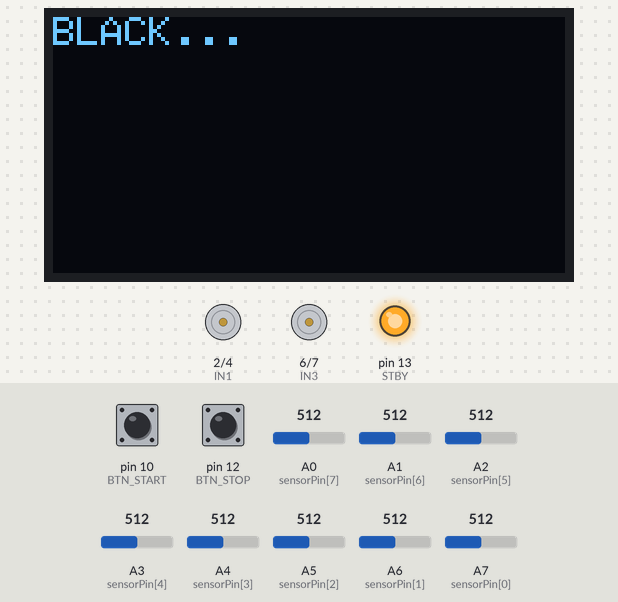
A sketch run on a simulated Arduino Nano, built with avr-gcc and run on an emulated ATmega328P. Shown: 128×64 one-colour display, motor-driver pin pairs drawn as motors (green arrow = first pin HIGH = forward, orange = second pin HIGH = backward, longer = more drive, scaled by the enable pin, stopped while the standby pin is LOW), output pins drawn as LEDs (lit = HIGH). The inputs (shaded band) are chosen by the test bench; at power-on: pin 10 (BTN_START) HIGH, A0 (sensorPin[7]) = 512, A2 (sensorPin[5]) = 512, A4 (sensorPin[3]) = 512, A7 (sensorPin[0]) = 512, pin 12 (BTN_STOP) HIGH, A1 (sensorPin[6]) = 512, A3 (sensorPin[4]) = 512, A5 (sensorPin[2]) = 512, A6 (sensorPin[1]) = 512.

Above: at 2.2 s.
At 5.3 s:
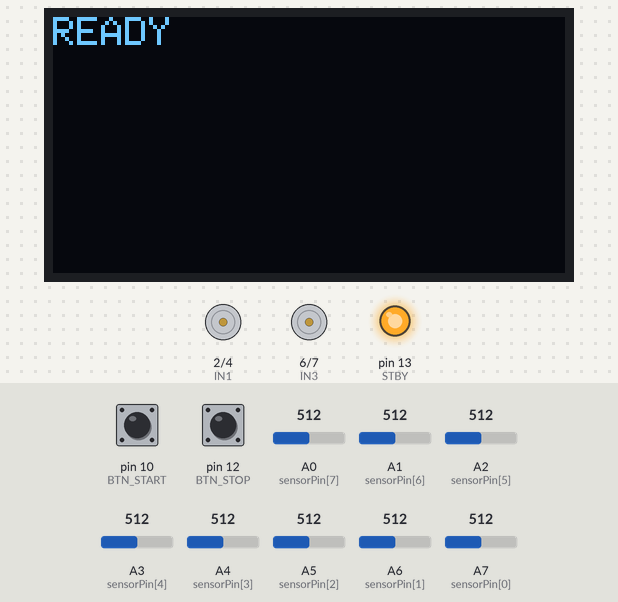
5.4 s: pin 10 (BTN_START) pulled LOW for 0.15 s
At 6.0 s:
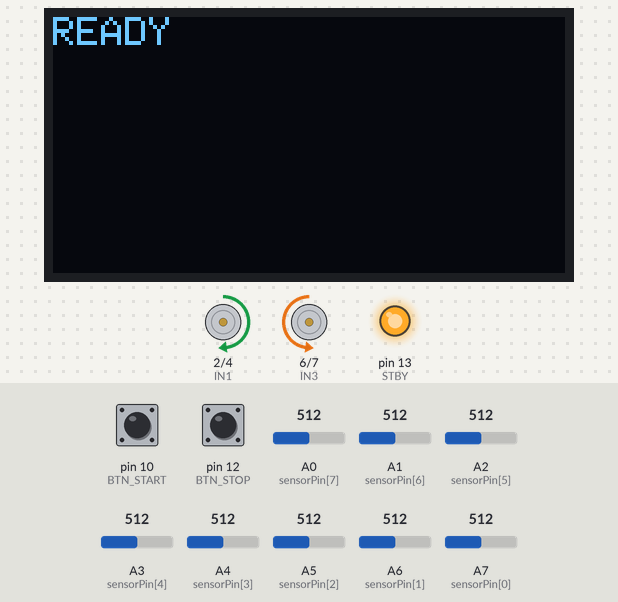
7.1 s: A0 (sensorPin[7]) set to 527
At 8.3 s:
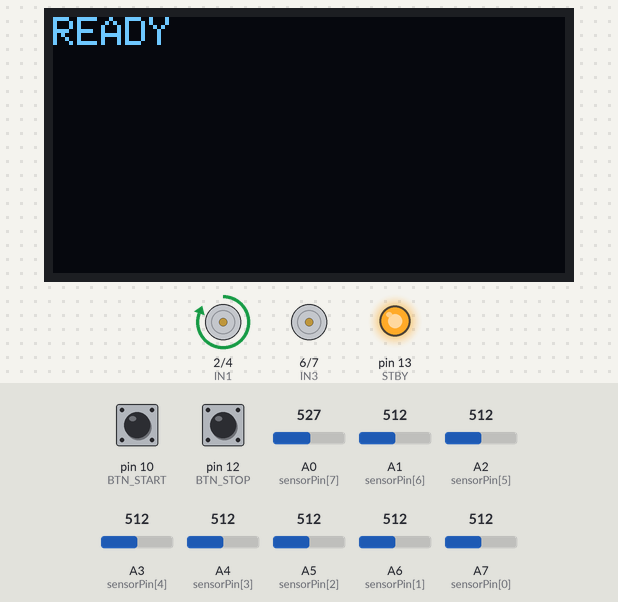
8.6 s: A2 (sensorPin[5]) set to 610
10.1 s: A4 (sensorPin[3]) set to 610
11.6 s: A7 (sensorPin[0]) set to 521
At 12.8 s:
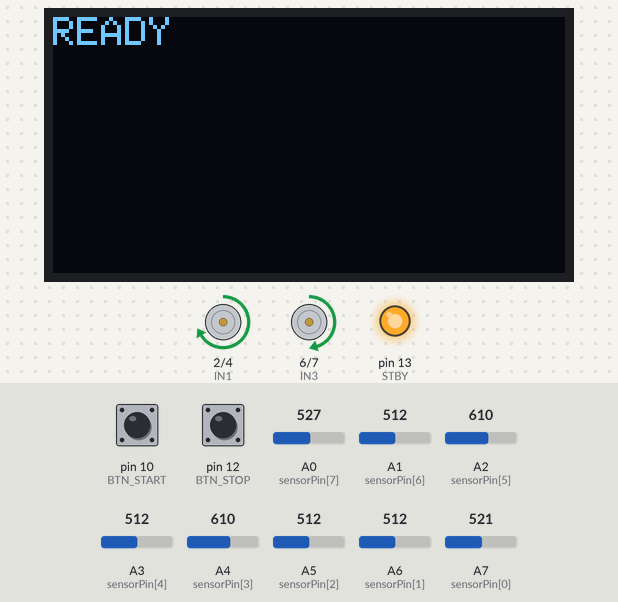
13.1 s: pin 12 (BTN_STOP) pulled LOW for 0.15 s
At 14.1 s:
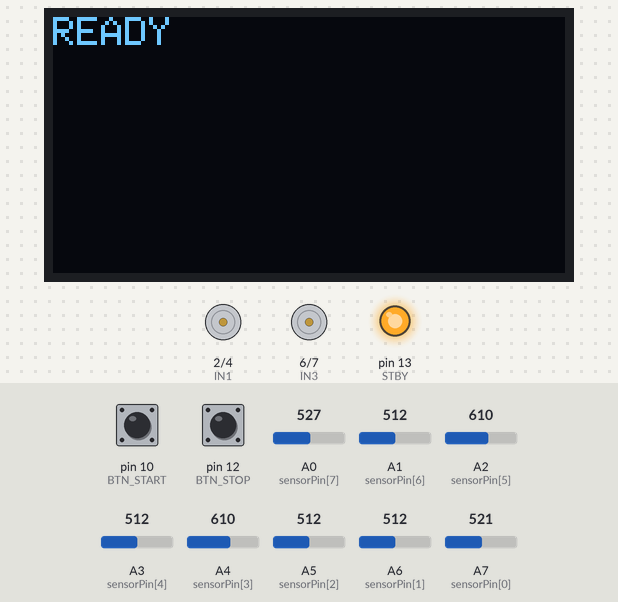
Timing chart, 0 to 15.7 s (numbered marks = the images above; inputs shaded):
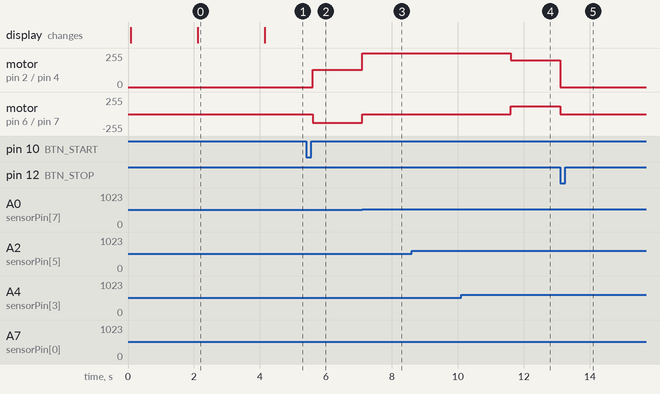

The sketch:

Branchdetection.ino
```cpp
#include <Wire.h>
#include <Adafruit_GFX.h>
#include <Adafruit_SSD1306.h>

// ── OLED ─────────────────────────────
#define SCREEN_WIDTH 128
#define SCREEN_HEIGHT 64
Adafruit_SSD1306 display(SCREEN_WIDTH, SCREEN_HEIGHT, &Wire, -1);

// ── Motor Pins ───────────────────────
#define ENA 3
#define IN1 2
#define IN2 4

#define ENB 11
#define IN3 6
#define IN4 7

#define STBY 13

// ── Buttons ──────────────────────────
#define BTN_START 10
#define BTN_STOP  12

// ── Sensors ──────────────────────────
const byte sensorPin[8] = {A7, A6, A5, A4, A3, A2, A1, A0};

// ── PID CONFIG ───────────────────────
float Kp = 0.16;
float Kd = 0.34;

float lastError = 0;

// ── Speed ───────────────────────────
int BASE_SPEED = 160;
int MAX_SPEED  = 255;
int MOTOR_MIN  = 80;
int SEARCH_SPEED = 130;

// ── Junction / branch handling ──────
int JUNCTION_TURN_SPEED = 150;
int JUNCTION_HOLD_MS    = 220;

// ── Calibration ─────────────────────
int sensorMin[8], sensorMax[8], sensorThresh[8];
char sensorStr[9];

// ── State ───────────────────────────
bool running = false;

// ── Lost-line memory ────────────────
int lastDir = 1;

// ── Stop bar ────────────────────────
bool allBlackForward = false;

// ═════════ MOTOR ═════════

int applyDeadzone(int spd) {
  if (spd == 0) return 0;
  return constrain(spd, MOTOR_MIN, MAX_SPEED);
}

void motorLeft(int spd, bool fwd) {
  digitalWrite(IN1, fwd);
  digitalWrite(IN2, !fwd);
  analogWrite(ENA, applyDeadzone(spd));
}

void motorRight(int spd, bool fwd) {
  digitalWrite(IN3, fwd);
  digitalWrite(IN4, !fwd);
  analogWrite(ENB, applyDeadzone(spd));
}

void stopMotors() {
  analogWrite(ENA, 0);
  analogWrite(ENB, 0);
}

// ═════════ SENSOR ═════════

void readSensors() {
  for (int i = 0; i < 8; i++) {
    sensorStr[i] = (analogRead(sensorPin[i]) > sensorThresh[i]) ? '1' : '0';
  }
  sensorStr[8] = '\0';
}

float getPosition() {
  int sum = 0, count = 0;
  for (int i = 0; i < 8; i++) {
    if (sensorStr[i] == '1') {
      sum += i * 1000;
      count++;
    }
  }
  if (count == 0) return -1;
  return (float)sum / count;
}

bool allBlack() {
  for (int i = 0; i < 8; i++) {
    if (sensorStr[i] == '0') return false;
  }
  return true;
}

// ═════════ IMPROVED DETECTION ═════════

// ✅ Real junction (wide line, not zigzag edge)
bool isJunction() {
  int count = 0;
  for (int i = 0; i < 8; i++) {
    if (sensorStr[i] == '1') count++;
  }
  return (count >= 5);
}

// ✅ strong center detection
bool centerActive() {
  return (sensorStr[3] == '1' && sensorStr[4] == '1');
}

// ✅ clean branch detection (ignore noise)
int sideBranch() {
  int leftCount = 0, rightCount = 0;

  for (int i = 0; i <= 2; i++)
    if (sensorStr[i] == '1') leftCount++;

  for (int i = 5; i <= 7; i++)
    if (sensorStr[i] == '1') rightCount++;

  if (rightCount >= 2) return 1;
  if (leftCount >= 2) return -1;

  return 0;
}

// ═════════ CALIBRATION ═════════

void calibrate() {
  display.clearDisplay();
  display.setCursor(0,0);
  display.println("WHITE...");
  display.display();
  delay(2000);

  for (int i = 0; i < 8; i++)
    sensorMin[i] = analogRead(sensorPin[i]);

  display.clearDisplay();
  display.setCursor(0,0);
  display.println("BLACK...");
  display.display();
  delay(2000);

  for (int i = 0; i < 8; i++)
    sensorMax[i] = analogRead(sensorPin[i]);

  for (int i = 0; i < 8; i++)
    sensorThresh[i] = (sensorMin[i] + sensorMax[i]) / 2;
}

// ═════════ SETUP ═════════

void setup() {
  pinMode(ENA, OUTPUT); pinMode(IN1, OUTPUT); pinMode(IN2, OUTPUT);
  pinMode(ENB, OUTPUT); pinMode(IN3, OUTPUT); pinMode(IN4, OUTPUT);
  pinMode(STBY, OUTPUT);
  digitalWrite(STBY, HIGH);

  pinMode(BTN_START, INPUT_PULLUP);
  pinMode(BTN_STOP, INPUT_PULLUP);

  Wire.begin();

  if (!display.begin(SSD1306_SWITCHCAPVCC, 0x3C)) {
    // OLED not found — halt here so the issue is obvious
    for (;;);
  }

  display.setTextSize(1);
  display.setTextColor(SSD1306_WHITE);

  display.clearDisplay();
  display.setCursor(0,0);
  display.println("Calibrating...");
  display.display();

  calibrate();

  display.clearDisplay();
  display.setCursor(0,0);
  display.println("READY");
  display.display();
}

// ═════════ LOOP ═════════

void loop() {

  if (digitalRead(BTN_START) == LOW) {
    running = true;
    delay(200);
  }

  if (digitalRead(BTN_STOP) == LOW) {
    running = false;
    stopMotors();
  }

  if (!running) return;

  readSensors();

  // ✅ STOP BAR
  if (allBlack()) {
    if (!allBlackForward) {
      motorLeft(BASE_SPEED, true);
      motorRight(BASE_SPEED, true);
      delay(150);
      allBlackForward = true;
    }

    readSensors();
    if (allBlack()) {
      stopMotors();
      running = false;
      return;
    }
  } else {
    allBlackForward = false;
  }

  // 🔀 FULL JUNCTION
  if (isJunction()) {
    motorLeft(JUNCTION_TURN_SPEED, true);
    motorRight(JUNCTION_TURN_SPEED, false);
    delay(JUNCTION_HOLD_MS);
    lastDir = 1;
    return;
  }

  // 🔀 CENTER + SIDE BRANCH
  if (centerActive()) {
    int branch = sideBranch();

    if (branch == 1) {
      motorLeft(JUNCTION_TURN_SPEED, true);
      motorRight(JUNCTION_TURN_SPEED, false);
      delay(JUNCTION_HOLD_MS);
      lastDir = 1;
      return;
    }

    if (branch == -1) {
      motorLeft(JUNCTION_TURN_SPEED, false);
      motorRight(JUNCTION_TURN_SPEED, true);
      delay(JUNCTION_HOLD_MS);
      lastDir = -1;
      return;
    }
  }

  float pos = getPosition();

  // ✅ STRONG LOST LINE RECOVERY
  if (pos == -1) {

    if (lastDir > 0) {
      motorLeft(SEARCH_SPEED, true);
      motorRight(SEARCH_SPEED, false);
    } else {
      motorLeft(SEARCH_SPEED, false);
      motorRight(SEARCH_SPEED, true);
    }

    return;
  }

  // 🎯 PID
  float error = pos - 3500;

  // ✅ direction memory — only update on significant deviation
  if (error > 600) lastDir = 1;
  else if (error < -600) lastDir = -1;

  float derivative = error - lastError;
  float correction = Kp * error + Kd * derivative;
  lastError = error;

  int leftSpeed  = BASE_SPEED + correction;
  int rightSpeed = BASE_SPEED - correction;

  leftSpeed  = constrain(leftSpeed, 0, 255);
  rightSpeed = constrain(rightSpeed, 0, 255);

  motorLeft(leftSpeed, true);
  motorRight(rightSpeed, true);
}
```

Measured:
- the behaviour switches between 512 and 513 on A0 (sensorPin[7]) (found by bisection; images 2 and 3)
- the behaviour switches between 512 and 513 on A7 (sensorPin[0]) (found by bisection; images 3 and 4)
- after the input at 5.4 s, motor on pin 2 (IN1) / pin 4 (IN2): stopped → forward 130/255 after 0.20 s; motor on pin 6 (IN3) / pin 7 (IN4): stopped → backward 130/255 after 0.20 s
- after the input at 7.1 s, motor on pin 2 (IN1) / pin 4 (IN2): forward 130/255 → forward 255/255 at once; motor on pin 6 (IN3) / pin 7 (IN4): backward 130/255 → stopped at once
- after the input at 11.6 s, motor on pin 2 (IN1) / pin 4 (IN2): forward 255/255 → forward 200/255 at once; motor on pin 6 (IN3) / pin 7 (IN4): stopped → forward 120/255 at once
- after the input at 13.1 s, motor on pin 2 (IN1) / pin 4 (IN2): forward 200/255 → stopped at once; motor on pin 6 (IN3) / pin 7 (IN4): forward 120/255 → stopped at once
- what the display in image 0 shows lasts 2.0 s, from 2.1 s to 4.1 s
